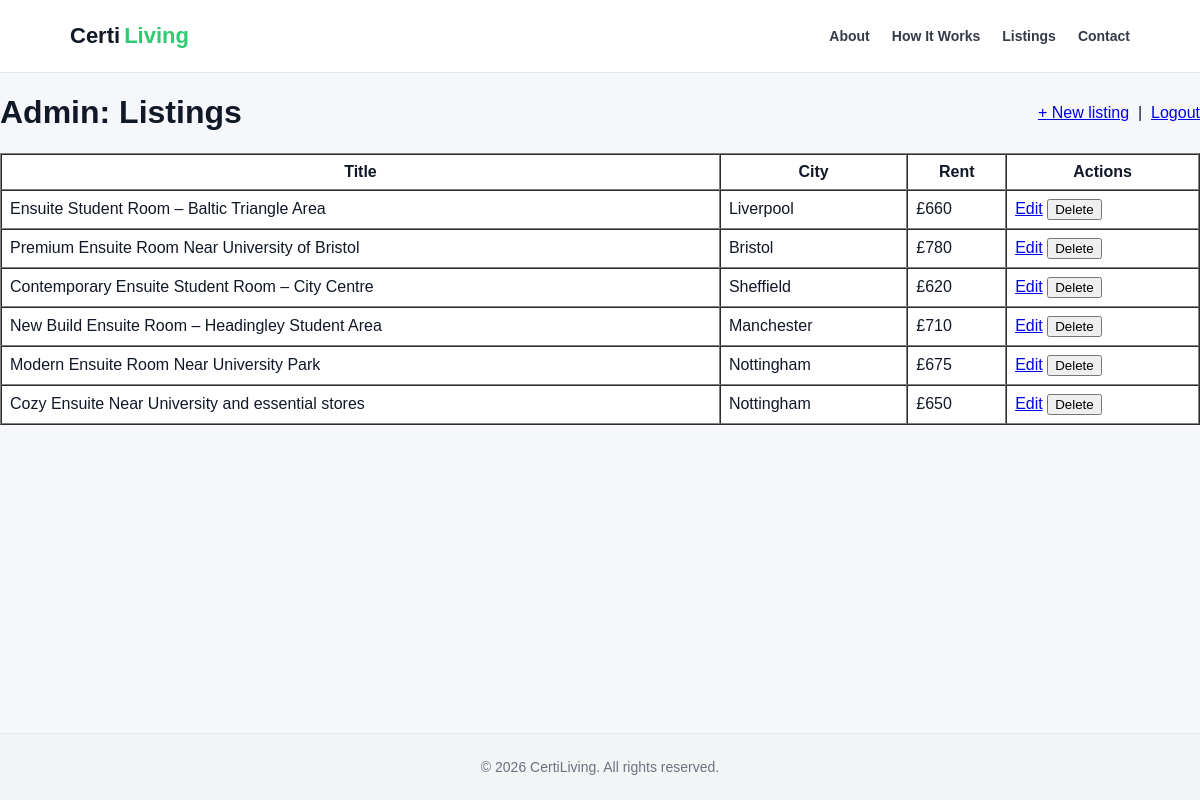
Page /admin/listings (signed in) on the earlier database version.
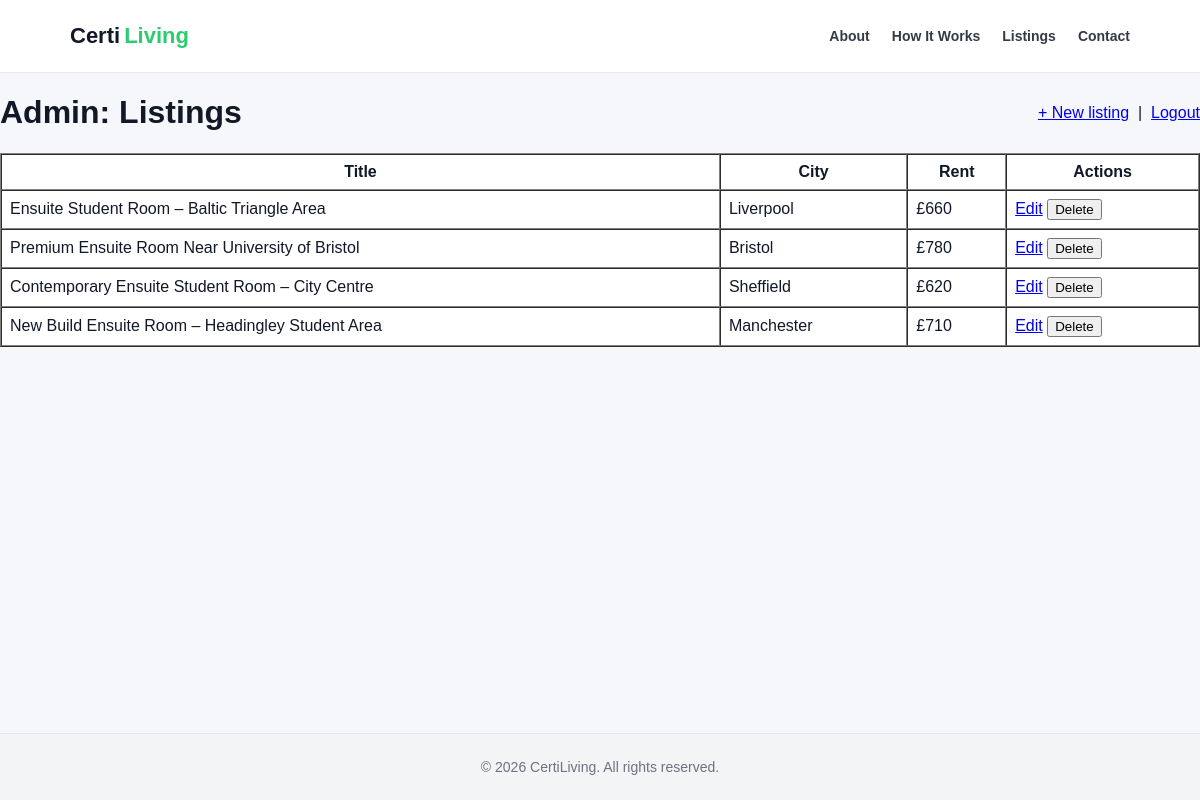
Same page on the later database version.
### tables this page shows
CREATE TABLE listings (
    id INTEGER PRIMARY KEY AUTOINCREMENT,

    title TEXT NOT NULL,
    description TEXT NOT NULL,

    city TEXT NOT NULL,
    address TEXT,

    rent_pcm INTEGER NOT NULL,
    deposit INTEGER,

    room_type TEXT,
    bills_included BOOLEAN DEFAULT 0,

    available_from DATE,

    photo_url TEXT,

    created TIMESTAMP DEFAULT CURRENT_TIMESTAMP
);

### app/admin.py (the view)
@bp.route("/listings")
@admin_required
def listings_index():
    db = get_db()
    listings = db.execute("SELECT * FROM listings ORDER BY created DESC").fetchall()
    return render_template("admin/listings_index.html", listings=listings)

### app/admin.py (called while the page is built)
def admin_required(view):
    @wraps(view)
    def wrapped(*args, **kwargs):
        if not session.get("is_admin"):
            return redirect(url_for("admin.login"))
        return view(*args, **kwargs)
    return wrapped

### app/db.py (called while the page is built)
def get_db():
    if 'db' not in g:
        g.db = sqlite3.connect(
            current_app.config['DATABASE'],
            detect_types=sqlite3.PARSE_DECLTYPES
        )
        g.db.row_factory = sqlite3.Row
        g.db.execute("PRAGMA foreign_keys = ON")
    return g.db

### app/templates/admin/listings_index.html
{% extends "base.html" %}
{% block content %}
<div style="display:flex;justify-content:space-between;align-items:center;">
  <h1>Admin: Listings</h1>
  <div>
    <a href="{{ url_for('admin.listings_new') }}">+ New listing</a>
    &nbsp;|&nbsp;
    <a href="{{ url_for('admin.logout') }}">Logout</a>
  </div>
</div>
<table border="1" cellpadding="8" cellspacing="0" style="width:100%; background:white;">
  <tr>
    <th>Title</th><th>City</th><th>Rent</th><th>Actions</th>
  </tr>
  {% for l in listings %}
  <tr>
    <td>{{ l['title'] }}</td>
    <td>{{ l['city'] }}</td>
    <td>£{{ l['rent_pcm'] }}</td>
    <td>
      <a href="{{ url_for('admin.listings_edit', id=l['id']) }}">Edit</a>
      <form method="post" action="{{ url_for('admin.listings_delete', id=l['id']) }}" style="display:inline;">
        <button type="submit" onclick="return confirm('Delete this listing?')">Delete</button>
      </form>
    </td>
  </tr>
  {% endfor %}
</table>
{% endblock %}

### app/templates/base.html (shortened to what this page needs)
<!DOCTYPE html>
<html>
<head>
    <link rel="stylesheet" href="{{ url_for('static', filename='css/style.css') }}">
</head>
<body>
<header class="navbar">
  <div class="container nav-inner">
    <a class="brand" href="{{ url_for('listings.index') }}">
      <span class="brand-certi">Certi</span><span class="brand-living">Living</span>
    </a>
    <nav class="nav-links">
      <a href="{{ url_for('listings.index') }}#why">About</a>
      <a href="{{ url_for('listings.index') }}#how">How It Works</a>
      <a href="{{ url_for('listings.index') }}#listings">Listings</a>
      <a href="{{ url_for('listings.index') }}#contact">Contact</a>
    </nav>
  </div>
</header>
<main>
    {% block content %}{% endblock %}
</main>
<footer class="site-footer">
  <div class="footer-inner">
    © 2026 CertiLiving. All rights reserved.
  </div>
</footer>
</body>
</html>

### app/static/css/style.css (style rules this page uses)
:root { --max-width: 1100px; --gutter: 20px; --bg: #f6f7fb; --text: #111827; --muted: #6b7280; --accent: #2ecc71; --accent-dark: #27ae60; --border: #e5e7eb; --shadow: 0 8px 25px rgba(0,0,0,0.06); --shadow-soft: 0 4px 10px rgba(0,0,0,0.05); }
*, *::before, *::after { box-sizing: border-box; }
html { scroll-behavior: smooth; }
body { margin: 0; font-family: Arial, sans-serif; background: var(--bg); color: var(--text); min-height: 100vh; display: flex; flex-direction: column; }
main { flex: 1; }
.container { max-width: var(--max-width); margin: 0 auto; padding: 40px var(--gutter) 24px; }
.navbar { background: #fff; border-bottom: 1px solid var(--border); position: sticky; top: 0; z-index: 1000; }
.nav-inner { height: 72px; display: flex; align-items: center; justify-content: space-between; padding: 0 var(--gutter); max-width: var(--max-width); margin: 0 auto; }
.brand { font-weight: 800; font-size: 22px; text-decoration: none; color: var(--text); }
.brand-certi { color: var(--text); }
.brand-living { color: var(--accent); margin-left: 4px; }
.nav-links { display: flex; gap: 22px; align-items: center; }
.nav-links a { text-decoration: none; color: var(--text); font-weight: 600; font-size: 14px; opacity: 0.85; }
.site-footer { margin-top: 32px; padding: 25px var(--gutter); background: #f3f4f6; text-align: center; font-size: 14px; color: var(--muted); border-top: 1px solid var(--border); }

Differences in the rows shown:
removed listings: title "Modern Ensuite Room Near University Park", city "Nottingham", rent_pcm "675"
removed listings: title "Cozy Ensuite Near University and essential stores", city "Nottingham", rent_pcm "650"
